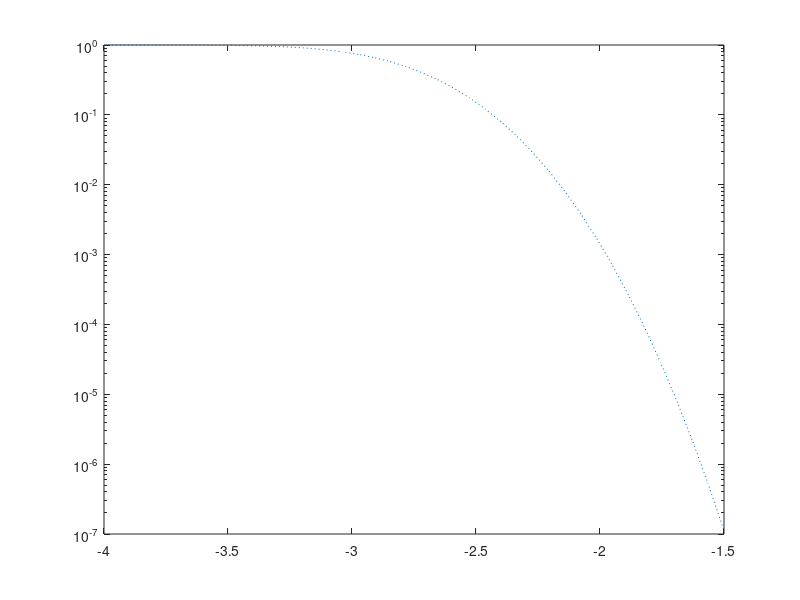

Recreate this plot in MATLAB. (Note: this script raises an error after producing the figure.)
clear ;close all;clc
number_of_Parameters=1e5;
number_of_iterations =1e2;
Font_size = 12;

%% Heavy Shadowing
m = 1; b = 0.063; omega = 0.0007;
    %% N = M = 4
    normalized_SNR_dB=linspace(-4,-1.5,40);
    Ns=16; N= 4; M=4 ; 
    E=0.5262; E2 =0.2966;

    Mean_Phi_Theoretical = E;
    Var_Phi_Theoretical=(E2-E^2)/(N*M);
    
    
    normalized_SNR = 10.^(normalized_SNR_dB./10);
    Pout = qfunc((normalized_SNR-Mean_Phi_Theoretical)/sqrt(Var_Phi_Theoretical));
    semilogy(normalized_SNR_dB,Pout,LineStyle=":",Color=[0 0.4470 0.7410],LineWidth=3,DisplayName="$N=M=4$")
    ylim([1e-5 1])
    grid on
    hold on
    
    Pout_Sim=zeros(length(normalized_SNR),number_of_iterations);
    for iter=1:number_of_iterations
        Uniform_RV = rand(number_of_Parameters,Ns,N*M)*2*pi;
        A = randraw('rayleigh',sqrt(b),[number_of_Parameters,Ns,N*M]);
        Z = randraw('nakagami',[m,omega],[number_of_Parameters,Ns,N*M]);
        Shadowed_Rician_Variable = A.*exp(1i*Uniform_RV) + Z*exp(1i*pi);
        Phi_Rv = mean((1./sum(abs(Shadowed_Rician_Variable).^2,2)),3);
        for kk=1:length(normalized_SNR)
            Pout_Sim(kk,iter) = Pout_Sim(kk,iter) + sum(normalized_SNR(kk)<1*Phi_Rv)/number_of_Parameters;
        end
    end
    scatter(normalized_SNR_dB,mean(Pout_Sim,2),[],[0 0.4470 0.7410],"filled","diamond")
    pause(1)
    clear Uniform_RV A Z Shadowed_Rician_Variable Phi_Rv

    %% N = M = 8
    normalized_SNR_dB=linspace(-4,-2,40);
    Ns=16; N=8;M=8; 
    E=0.5262; E2 =0.2966;   
    
    Mean_Phi_Theoretical = E;
    Var_Phi_Theoretical=(E2-E^2)/(N*M);
    
    
    normalized_SNR = 10.^(normalized_SNR_dB./10);
    Pout = qfunc((normalized_SNR-Mean_Phi_Theoretical)/sqrt(Var_Phi_Theoretical));
    semilogy(normalized_SNR_dB,Pout,LineStyle="-.",Color=[0.8500 0.3250 0.0980],LineWidth=3,DisplayName="$N=M=8$")
    ylim([1e-5 1])
    grid on
    hold on
    
    Pout_Sim=zeros(length(normalized_SNR),number_of_iterations);
    for iter=1:number_of_iterations
        Uniform_RV = rand(number_of_Parameters,Ns,N*M)*2*pi;
        A = randraw('rayleigh',sqrt(b),[number_of_Parameters,Ns,N*M]);
        Z = randraw('nakagami',[m,omega],[number_of_Parameters,Ns,N*M]);
        Shadowed_Rician_Variable = A.*exp(1i*Uniform_RV) + Z*exp(1i*pi);
        Phi_Rv = mean((1./sum(abs(Shadowed_Rician_Variable).^2,2)),3);
        for kk=1:length(normalized_SNR)
            Pout_Sim(kk,iter) = Pout_Sim(kk,iter) + sum(normalized_SNR(kk)<1*Phi_Rv)/number_of_Parameters;
        end
    end
    scatter(normalized_SNR_dB,mean(Pout_Sim,2),[],[0.8500 0.3250 0.0980],"filled","diamond") 
    pause(1)
    clear Uniform_RV A Z Shadowed_Rician_Variable Phi_Rv

    %% N = M = 16
    normalized_SNR_dB=linspace(-4,-2.4,40);
    Ns=16; N=16;M=16; 
    E=0.5262; E2 =0.2966;
      
    Mean_Phi_Theoretical = E;
    Var_Phi_Theoretical=(E2-E^2)/(N*M); 
    
    normalized_SNR = 10.^(normalized_SNR_dB./10);
    Pout = qfunc((normalized_SNR-Mean_Phi_Theoretical)/sqrt(Var_Phi_Theoretical));
    semilogy(normalized_SNR_dB,Pout,LineStyle="--",Color=[0.4660 0.6740 0.1880],LineWidth=3,DisplayName="$N=M=16$")
    ylim([1e-5 1])
    grid on
    hold on
    
    Pout_Sim=zeros(length(normalized_SNR),number_of_iterations);
    for iter=1:number_of_iterations
        Uniform_RV = rand(number_of_Parameters,Ns,N*M)*2*pi;
        A = randraw('rayleigh',sqrt(b),[number_of_Parameters,Ns,N*M]);
        Z = randraw('nakagami',[m,omega],[number_of_Parameters,Ns,N*M]);
        Shadowed_Rician_Variable = A.*exp(1i*Uniform_RV) + Z*exp(1i*pi);
        Phi_Rv = mean((1./sum(abs(Shadowed_Rician_Variable).^2,2)),3);
        for kk=1:length(normalized_SNR)
            Pout_Sim(kk,iter) = Pout_Sim(kk,iter) + sum(normalized_SNR(kk)<1*Phi_Rv)/number_of_Parameters;
        end
    end
    scatter(normalized_SNR_dB,mean(Pout_Sim,2),[],[0.4660 0.6740 0.1880],"filled","diamond")
    pause(1)
    clear Uniform_RV A Z Shadowed_Rician_Variable Phi_Rv

%% Karasawa Shadowing
m=2; b=0.0158; omega=0.1230;
    %% N = M = 4
    normalized_SNR_dB=linspace(-4.5,-2.8,40);
    Ns=16; N=4;M=4; 
    E=0.4225; E2 =0.1869;

    Mean_Phi_Theoretical = E;
    Var_Phi_Theoretical=(E2-E^2)/(N*M);
    
    
    normalized_SNR = 10.^(normalized_SNR_dB./10);
    Pout = qfunc((normalized_SNR-Mean_Phi_Theoretical)/sqrt(Var_Phi_Theoretical));
    semilogy(normalized_SNR_dB,Pout,LineStyle=":",Color=[0 0.4470 0.7410],LineWidth=3)  
    ylim([1e-5 1])
    grid on
    hold on
    
    Pout_Sim=zeros(length(normalized_SNR),number_of_iterations);
    for iter=1:number_of_iterations
        Uniform_RV = rand(number_of_Parameters,Ns,N*M)*2*pi;
        A = randraw('rayleigh',sqrt(b),[number_of_Parameters,Ns,N*M]);
        Z = randraw('nakagami',[m,omega],[number_of_Parameters,Ns,N*M]);
        Shadowed_Rician_Variable = A.*exp(1i*Uniform_RV) + Z*exp(1i*pi);
        Phi_Rv = mean((1./sum(abs(Shadowed_Rician_Variable).^2,2)),3);
        for kk=1:length(normalized_SNR)
            Pout_Sim(kk,iter) = Pout_Sim(kk,iter) + sum(normalized_SNR(kk)<1*Phi_Rv)/number_of_Parameters;
        end
    end
    scatter(normalized_SNR_dB,mean(Pout_Sim,2),[],[0 0.4470 0.7410],"filled","diamond")
    pause(1)

    %% N = M = 8
    normalized_SNR_dB=linspace(-4.5,-3.2,40);
    Ns=16; N=8;M=8; 
    E=0.4225; E2 =0.1869 ;  
    
    Mean_Phi_Theoretical = E;
    Var_Phi_Theoretical=(E2-E^2)/(N*M);
    
    
    normalized_SNR = 10.^(normalized_SNR_dB./10);
    Pout = qfunc((normalized_SNR-Mean_Phi_Theoretical)/sqrt(Var_Phi_Theoretical));
    semilogy(normalized_SNR_dB,Pout,LineStyle="-.",Color=[0.8500 0.3250 0.0980],LineWidth=3)
    ylim([1e-5 1])
    grid on
    hold on
    
    Pout_Sim=zeros(length(normalized_SNR),number_of_iterations);
    for iter=1:number_of_iterations
        Uniform_RV = rand(number_of_Parameters,Ns,N*M)*2*pi;
        A = randraw('rayleigh',sqrt(b),[number_of_Parameters,Ns,N*M]);
        Z = randraw('nakagami',[m,omega],[number_of_Parameters,Ns,N*M]);
        Shadowed_Rician_Variable = A.*exp(1i*Uniform_RV) + Z*exp(1i*pi);
        Phi_Rv = mean((1./sum(abs(Shadowed_Rician_Variable).^2,2)),3);
        for kk=1:length(normalized_SNR)
            Pout_Sim(kk,iter) = Pout_Sim(kk,iter) + sum(normalized_SNR(kk)<1*Phi_Rv)/number_of_Parameters;
        end
    end
    scatter(normalized_SNR_dB,mean(Pout_Sim,2),[],[0.8500 0.3250 0.0980],"filled","diamond")   
    pause(1)
    clear Uniform_RV A Z Shadowed_Rician_Variable Phi_Rv

    %% N = M = 16
    normalized_SNR_dB=linspace(-4.5,-3.4,40);
    Ns=16; N=16;M=16; 
    E=0.4225; E2 =0.1869;
      
    Mean_Phi_Theoretical = E;
    Var_Phi_Theoretical=(E2-E^2)/(N*M); 
    
    normalized_SNR = 10.^(normalized_SNR_dB./10);
    Pout = qfunc((normalized_SNR-Mean_Phi_Theoretical)/sqrt(Var_Phi_Theoretical));
    semilogy(normalized_SNR_dB,Pout,LineStyle="--",Color=[0.4660 0.6740 0.1880],LineWidth=3)
    ylim([1e-5 1])
    grid on
    hold on
    
    Pout_Sim=zeros(length(normalized_SNR),number_of_iterations);
    for iter=1:number_of_iterations
        Uniform_RV = rand(number_of_Parameters,Ns,N*M)*2*pi;
        A = randraw('rayleigh',sqrt(b),[number_of_Parameters,Ns,N*M]);
        Z = randraw('nakagami',[m,omega],[number_of_Parameters,Ns,N*M]);
        Shadowed_Rician_Variable = A.*exp(1i*Uniform_RV) + Z*exp(1i*pi);
        Phi_Rv = mean((1./sum(abs(Shadowed_Rician_Variable).^2,2)),3);
        for kk=1:length(normalized_SNR)
            Pout_Sim(kk,iter) = Pout_Sim(kk,iter) + sum(normalized_SNR(kk)<1*Phi_Rv)/number_of_Parameters;
        end
    end
    scatter(normalized_SNR_dB,mean(Pout_Sim,2),[],[0.4660 0.6740 0.1880],"filled","diamond")
    pause(1)
    clear Uniform_RV A Z Shadowed_Rician_Variable Phi_Rv

%% Plotting fixis
dummyh = scatter(nan, nan,[],[0 0 0], "filled","diamond","DisplayName","Simulation");
lgnd = legend(["$N=M=4$","","$N=M=8$","","$N=M=16$","","","","","","","","Simulations"]);
set(lgnd,'Interpreter','latex','FontSize',Font_size)
set(gca,"FontSize",Font_size)





